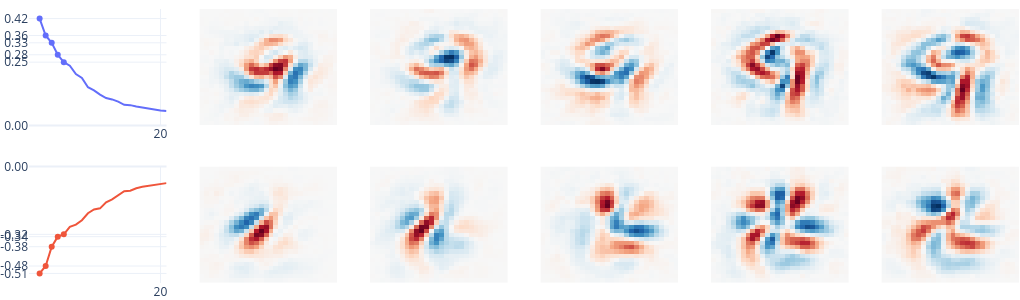

Notebook code for this chart:
### Code cell
plot_eigenspectrum(model_kernel_size_14, eigenvectors=5, digit=9)

### Figure 1 — Plotly figure (JSON) as saved in the notebook; plotly's stock layout.template omitted (floating-point values rounded to 4 significant figures; data arrays with more than 128 entries replaced by an {"elided": "..."} marker saying what was removed)
{"data": [{"mode": "lines", "type": "scatter", "xaxis": "x", "y": [0.4249, 0.3577, 0.3286, 0.281, 0.2517, 0.2378, 0.2046, 0.1891, 0.1519, 0.1396, 0.1229, 0.1088, 0.1035, 0.09452, 0.08214, 0.08073, 0.07508, 0.07087, 0.06888, 0.06393, 0.05944, 0.05717], "yaxis": "y"}, {"marker": {"color": "#636EFA"}, "mode": "markers", "type": "scatter", "x": [4, 3, 2, 1, 0], "xaxis": "x", "y": [0.2517, 0.281, 0.3286, 0.3577, 0.4249], "yaxis": "y"}, {"marker": {"color": "#EF553B"}, "mode": "lines", "type": "scatter", "xaxis": "x7", "y": [-0.5113, -0.4758, -0.3834, -0.3355, -0.3243, -0.2885, -0.2781, -0.2569, -0.2233, -0.2053, -0.2, -0.1709, -0.1571, -0.1388, -0.1181, -0.1156, -0.104, -0.09712, -0.09195, -0.08846, -0.08446, -0.07929], "yaxis": "y7"}, {"marker": {"color": "#EF553B"}, "mode": "markers", "type": "scatter", "x": [0, 1, 2, 3, 4], "xaxis": "x7", "y": [-0.5113, -0.4758, -0.3834, -0.3355, -0.3243], "yaxis": "y7"}, {"colorscale": [[0, "rgb(103,0,31)"], [0.1, "rgb(178,24,43)"], [0.2, "rgb(214,96,77)"], [0.3, "rgb(244,165,130)"], [0.4, "rgb(253,219,199)"], [0.5, "rgb(247,247,247)"], [0.6, "rgb(209,229,240)"], [0.7, "rgb(146,197,222)"], [0.8, "rgb(67,147,195)"], [0.9, "rgb(33,102,172)"], [1, "rgb(5,48,97)"]], "showscale": false, "type": "heatmap", "xaxis": "x2", "yaxis": "y2", "z": {"elided": "28x28 float values"}, "zmid": 0}, {"colorscale": [[0, "rgb(103,0,31)"], [0.1, "rgb(178,24,43)"], [0.2, "rgb(214,96,77)"], [0.3, "rgb(244,165,130)"], [0.4, "rgb(253,219,199)"], [0.5, "rgb(247,247,247)"], [0.6, "rgb(209,229,240)"], [0.7, "rgb(146,197,222)"], [0.8, "rgb(67,147,195)"], [0.9, "rgb(33,102,172)"], [1, "rgb(5,48,97)"]], "showscale": false, "type": "heatmap", "xaxis": "x3", "yaxis": "y3", "z": {"elided": "28x28 float values"}, "zmid": 0}, {"colorscale": [[0, "rgb(103,0,31)"], [0.1, "rgb(178,24,43)"], [0.2, "rgb(214,96,77)"], [0.3, "rgb(244,165,130)"], [0.4, "rgb(253,219,199)"], [0.5, "rgb(247,247,247)"], [0.6, "rgb(209,229,240)"], [0.7, "rgb(146,197,222)"], [0.8, "rgb(67,147,195)"], [0.9, "rgb(33,102,172)"], [1, "rgb(5,48,97)"]], "showscale": false, "type": "heatmap", "xaxis": "x4", "yaxis": "y4", "z": {"elided": "28x28 float values"}, "zmid": 0}, {"colorscale": [[0, "rgb(103,0,31)"], [0.1, "rgb(178,24,43)"], [0.2, "rgb(214,96,77)"], [0.3, "rgb(244,165,130)"], [0.4, "rgb(253,219,199)"], [0.5, "rgb(247,247,247)"], [0.6, "rgb(209,229,240)"], [0.7, "rgb(146,197,222)"], [0.8, "rgb(67,147,195)"], [0.9, "rgb(33,102,172)"], [1, "rgb(5,48,97)"]], "showscale": false, "type": "heatmap", "xaxis": "x5", "yaxis": "y5", "z": {"elided": "28x28 float values"}, "zmid": 0}, {"colorscale": [[0, "rgb(103,0,31)"], [0.1, "rgb(178,24,43)"], [0.2, "rgb(214,96,77)"], [0.3, "rgb(244,165,130)"], [0.4, "rgb(253,219,199)"], [0.5, "rgb(247,247,247)"], [0.6, "rgb(209,229,240)"], [0.7, "rgb(146,197,222)"], [0.8, "rgb(67,147,195)"], [0.9, "rgb(33,102,172)"], [1, "rgb(5,48,97)"]], "showscale": false, "type": "heatmap", "xaxis": "x6", "yaxis": "y6", "z": {"elided": "28x28 float values"}, "zmid": 0}, {"colorscale": [[0, "rgb(103,0,31)"], [0.1, "rgb(178,24,43)"], [0.2, "rgb(214,96,77)"], [0.3, "rgb(244,165,130)"], [0.4, "rgb(253,219,199)"], [0.5, "rgb(247,247,247)"], [0.6, "rgb(209,229,240)"], [0.7, "rgb(146,197,222)"], [0.8, "rgb(67,147,195)"], [0.9, "rgb(33,102,172)"], [1, "rgb(5,48,97)"]], "showscale": false, "type": "heatmap", "xaxis": "x8", "yaxis": "y8", "z": {"elided": "28x28 float values"}, "zmid": 0}, {"colorscale": [[0, "rgb(103,0,31)"], [0.1, "rgb(178,24,43)"], [0.2, "rgb(214,96,77)"], [0.3, "rgb(244,165,130)"], [0.4, "rgb(253,219,199)"], [0.5, "rgb(247,247,247)"], [0.6, "rgb(209,229,240)"], [0.7, "rgb(146,197,222)"], [0.8, "rgb(67,147,195)"], [0.9, "rgb(33,102,172)"], [1, "rgb(5,48,97)"]], "showscale": false, "type": "heatmap", "xaxis": "x9", "yaxis": "y9", "z": {"elided": "28x28 float values"}, "zmid": 0}, {"colorscale": [[0, "rgb(103,0,31)"], [0.1, "rgb(178,24,43)"], [0.2, "rgb(214,96,77)"], [0.3, "rgb(244,165,130)"], [0.4, "rgb(253,219,199)"], [0.5, "rgb(247,247,247)"], [0.6, "rgb(209,229,240)"], [0.7, "rgb(146,197,222)"], [0.8, "rgb(67,147,195)"], [0.9, "rgb(33,102,172)"], [1, "rgb(5,48,97)"]], "showscale": false, "type": "heatmap", "xaxis": "x10", "yaxis": "y10", "z": {"elided": "28x28 float values"}, "zmid": 0}, {"colorscale": [[0, "rgb(103,0,31)"], [0.1, "rgb(178,24,43)"], [0.2, "rgb(214,96,77)"], [0.3, "rgb(244,165,130)"], [0.4, "rgb(253,219,199)"], [0.5, "rgb(247,247,247)"], [0.6, "rgb(209,229,240)"], [0.7, "rgb(146,197,222)"], [0.8, "rgb(67,147,195)"], [0.9, "rgb(33,102,172)"], [1, "rgb(5,48,97)"]], "showscale": false, "type": "heatmap", "xaxis": "x11", "yaxis": "y11", "z": {"elided": "28x28 float values"}, "zmid": 0}, {"colorscale": [[0, "rgb(103,0,31)"], [0.1, "rgb(178,24,43)"], [0.2, "rgb(214,96,77)"], [0.3, "rgb(244,165,130)"], [0.4, "rgb(253,219,199)"], [0.5, "rgb(247,247,247)"], [0.6, "rgb(209,229,240)"], [0.7, "rgb(146,197,222)"], [0.8, "rgb(67,147,195)"], [0.9, "rgb(33,102,172)"], [1, "rgb(5,48,97)"]], "showscale": false, "type": "heatmap", "xaxis": "x12", "yaxis": "y12", "z": {"elided": "28x28 float values"}, "zmid": 0}], "layout": {"autosize": false, "coloraxis": {"showscale": false}, "height": 300, "legend": {"visible": false}, "margin": {"b": 0, "l": 0, "r": 0, "t": 0}, "width": 1020, "xaxis": {"anchor": "y", "domain": [0, 0.1389], "ticktext": ["20"], "tickvals": [20], "visible": true, "zeroline": false}, "xaxis10": {"anchor": "y10", "domain": [0.5167, 0.6556], "visible": false}, "xaxis11": {"anchor": "y11", "domain": [0.6889, 0.8278], "visible": false}, "xaxis12": {"anchor": "y12", "domain": [0.8611, 1], "visible": false}, "xaxis2": {"anchor": "y2", "domain": [0.1722, 0.3111], "visible": false}, "xaxis3": {"anchor": "y3", "domain": [0.3444, 0.4833], "visible": false}, "xaxis4": {"anchor": "y4", "domain": [0.5167, 0.6556], "visible": false}, "xaxis5": {"anchor": "y5", "domain": [0.6889, 0.8278], "visible": false}, "xaxis6": {"anchor": "y6", "domain": [0.8611, 1], "visible": false}, "xaxis7": {"anchor": "y7", "domain": [0, 0.1389], "ticktext": ["20"], "tickvals": [20], "visible": true, "zeroline": false}, "xaxis8": {"anchor": "y8", "domain": [0.1722, 0.3111], "visible": false}, "xaxis9": {"anchor": "y9", "domain": [0.3444, 0.4833], "visible": false}, "yaxis": {"anchor": "x", "domain": [0.575, 1], "rangemode": "tozero", "ticktext": ["0.00", "0.42", "0.36", "0.33", "0.28", "0.25"], "tickvals": [0, 0.4249, 0.3577, 0.3286, 0.281, 0.2517], "visible": true, "zeroline": true}, "yaxis10": {"anchor": "x10", "domain": [0, 0.425], "visible": false}, "yaxis11": {"anchor": "x11", "domain": [0, 0.425], "visible": false}, "yaxis12": {"anchor": "x12", "domain": [0, 0.425], "visible": false}, "yaxis2": {"anchor": "x2", "domain": [0.575, 1], "visible": false}, "yaxis3": {"anchor": "x3", "domain": [0.575, 1], "visible": false}, "yaxis4": {"anchor": "x4", "domain": [0.575, 1], "visible": false}, "yaxis5": {"anchor": "x5", "domain": [0.575, 1], "visible": false}, "yaxis6": {"anchor": "x6", "domain": [0.575, 1], "visible": false}, "yaxis7": {"anchor": "x7", "domain": [0, 0.425], "rangemode": "tozero", "ticktext": ["0.00", "-0.51", "-0.48", "-0.38", "-0.34", "-0.32"], "tickvals": [0, -0.5113, -0.4758, -0.3834, -0.3355, -0.3243], "visible": true, "zeroline": true}, "yaxis8": {"anchor": "x8", "domain": [0, 0.425], "visible": false}, "yaxis9": {"anchor": "x9", "domain": [0, 0.425], "visible": false}}}
